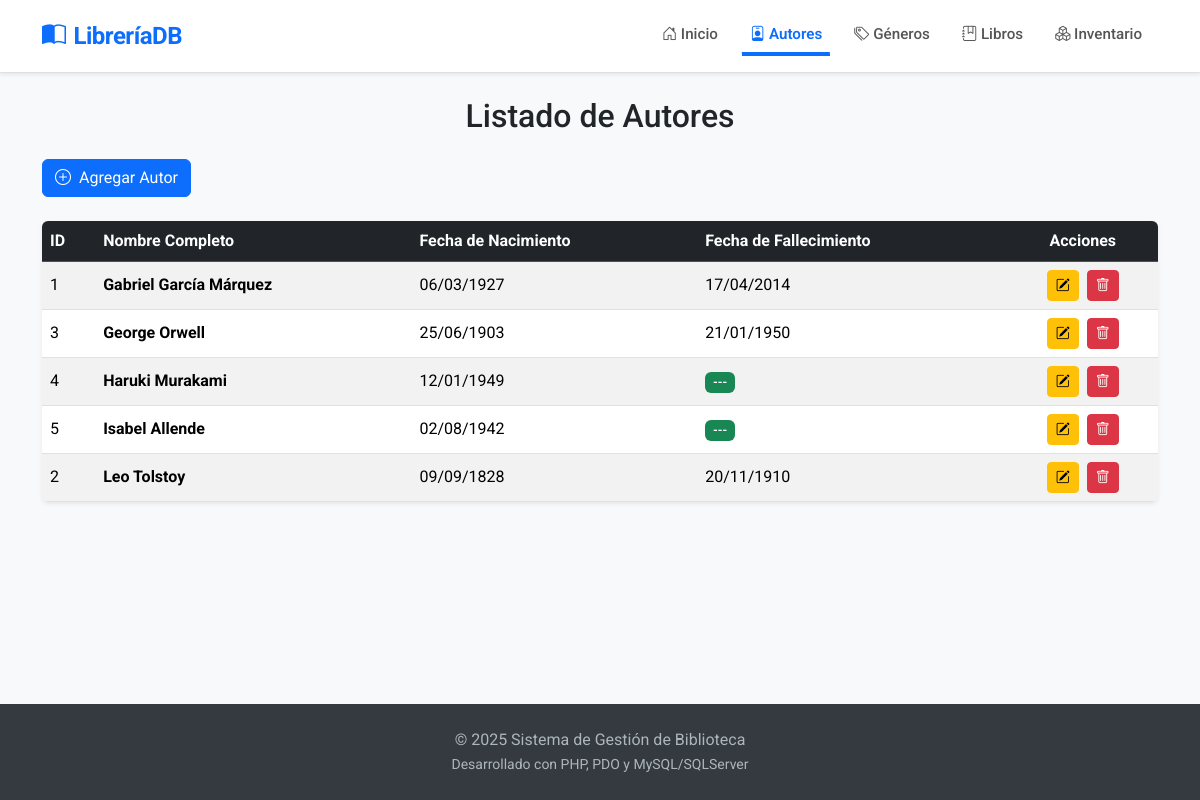
Page /index.php?controller=autor&action=index on the committed database.
### tables this page shows
CREATE TABLE AUTOR (
    ID_AUTOR INT NOT NULL AUTO_INCREMENT,
    NOMBRE_COMPLETO VARCHAR(255) NOT NULL,
    FECHA_NACIMIENTO DATE NULL,
    FECHA_FALLECIMIENTO DATE NULL,
    PRIMARY KEY (ID_AUTOR)
);

### controllers/AutorController.php (called while the page is built, shortened)
<?php
require_once '../models/AutorModel.php';
class AutorController {
    private $modelo;
    public function __construct() {
        $this->modelo = new AutorModel();
    }
    public function index() {
        try {
            $autores = $this->modelo->obtenerAutores();
            require_once '../views/autores/index.php';
        } catch (Exception $e) {
            $this->setFlashMessage('error', 'Error al cargar autores: ' . $e->getMessage());
            require_once '../views/autores/index.php';
        }
    }
}
?>

### config/database.php (called while the page is built)
<?php
function conectarDB() {
    $host = 'localhost';
    $dbname = 'LibreriaDB';
    $username = 'root';
    $password = '';
    try {
        $dsn = "mysql:host=$host;dbname=$dbname;charset=utf8mb4";
        $options = [
            PDO::ATTR_ERRMODE => PDO::ERRMODE_EXCEPTION,
            PDO::ATTR_DEFAULT_FETCH_MODE => PDO::FETCH_ASSOC,
            PDO::ATTR_EMULATE_PREPARES => false,
        ];
        $db = new PDO($dsn, $username, $password, $options);
        return $db;
    } catch (PDOException $e) {
        die("<h1>Error de conexión</h1><p>No se pudo conectar a la base de datos 'LibreriaDB'. Verifica que ya la hayas creado en phpMyAdmin.</p><p>Detalle técnico: " . $e->getMessage() . "</p>");
    }
}
?>

### models/AutorModel.php (called while the page is built, shortened)
<?php
require_once '../config/database.php';
class AutorModel {
    private $db;
    public function __construct() {
        $this->db = conectarDB();
    }
    public function obtenerAutores() {
        $query = "SELECT * FROM AUTOR ORDER BY NOMBRE_COMPLETO ASC";
        $stmt = $this->db->prepare($query);
        $stmt->execute();
        return $stmt->fetchAll(PDO::FETCH_ASSOC);
    }
}
?>

### views/autores/index.php (the view, shortened to what this page needs)
<h2 class="mb-4 text-center">Listado de Autores</h2>
<div class="d-flex justify-content-between mb-4">
    <a href="index.php?controller=autor&action=create" class="btn btn-primary">
        <i class="bi bi-plus-circle me-1"></i> Agregar Autor
    </a>
</div>
<?php if (!empty($autores)): ?>
    <div class="table-responsive shadow-sm rounded">
        <table class="table table-striped table-hover mb-0 align-middle">
            <thead class="table-dark">
                <tr>
                    <th>ID</th>
                    <th>Nombre Completo</th>
                    <th>Fecha de Nacimiento</th>
                    <th>Fecha de Fallecimiento</th>
                    <th class="text-center">Acciones</th>
                </tr>
            </thead>
            <tbody>
                <?php foreach ($autores as $autor): ?>
                    <tr>
                        <td><?= htmlspecialchars($autor['ID_AUTOR']); ?></td>
                        <td class="fw-bold"><?= htmlspecialchars($autor['NOMBRE_COMPLETO']); ?></td>
                        <td><?= date('d/m/Y', strtotime($autor['FECHA_NACIMIENTO'])); ?></td>
                        <td>
                            <?php
                            if (!empty($autor['FECHA_FALLECIMIENTO'])) {
                                echo date('d/m/Y', strtotime($autor['FECHA_FALLECIMIENTO']));
                            } else {
                                echo '<span class="badge bg-success">---</span>';
                            }
                            ?>
                        </td>
                        <td class="text-center">
                            <a href="index.php?controller=autor&action=edit&id=<?= htmlspecialchars($autor['ID_AUTOR']); ?>" class="btn btn-warning btn-sm me-1" title="Editar">
                                <i class="bi bi-pencil-square"></i>
                            </a>
                            <a href="index.php?controller=autor&action=delete&id=<?= htmlspecialchars($autor['ID_AUTOR']); ?>" class="btn btn-danger btn-sm" onclick="return confirm('¿Estás seguro de eliminar este autor? Si tiene libros asociados no se podrá borrar.');" title="Eliminar">
                                <i class="bi bi-trash"></i>
                            </a>
                        </td>
                    </tr>
                <?php endforeach; ?>
            </tbody>
        </table>
    </div>
<?php endif; ?>

### public/css/estilos.css (style rules this page uses)
body { font-family: 'Roboto', sans-serif; background-color: #f8f9fa; display: flex; flex-direction: column; min-height: 100vh; }

### rows in the picture
autor: ID_AUTOR "1", NOMBRE_COMPLETO "Gabriel García Márquez", FECHA_NACIMIENTO "06/03/1927", FECHA_FALLECIMIENTO "17/04/2014"
autor: ID_AUTOR "3", NOMBRE_COMPLETO "George Orwell", FECHA_NACIMIENTO "25/06/1903", FECHA_FALLECIMIENTO "21/01/1950"
autor: ID_AUTOR "4", NOMBRE_COMPLETO "Haruki Murakami", FECHA_NACIMIENTO "12/01/1949"
autor: ID_AUTOR "5", NOMBRE_COMPLETO "Isabel Allende", FECHA_NACIMIENTO "02/08/1942"
autor: ID_AUTOR "2", NOMBRE_COMPLETO "Leo Tolstoy", FECHA_NACIMIENTO "09/09/1828", FECHA_FALLECIMIENTO "20/11/1910"
